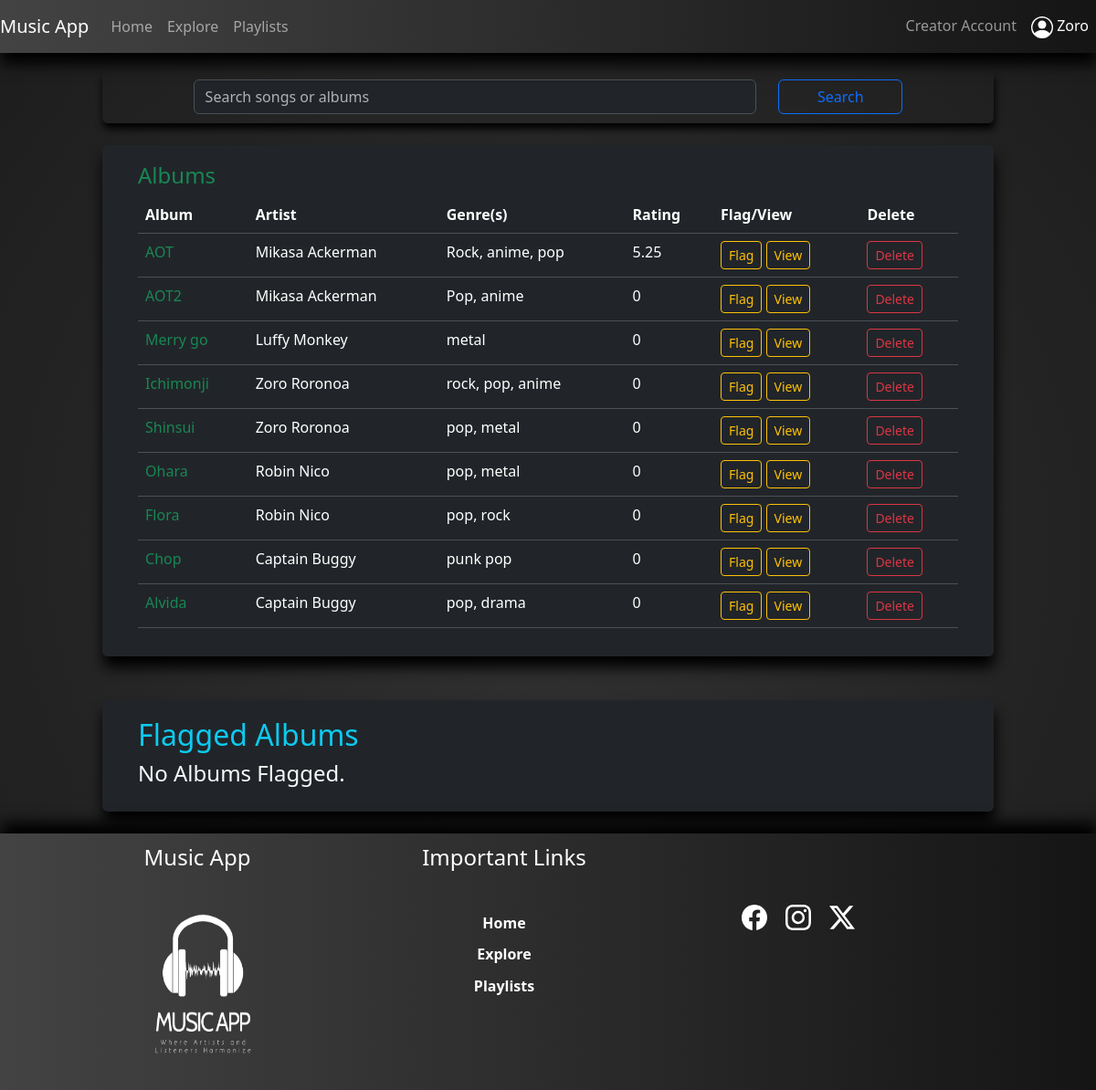
Page /allAlbums (signed in) on the committed database.
### app/models.py (models this page shows, shortened)
class Users(UserMixin, db.Model):
    id = db.Column(db.Integer(), autoincrement=True, primary_key=True)
    u_userType = db.Column(db.String(50), nullable=False)
    u_status = db.Column(db.String(50), nullable=False)
    u_flag = db.Column(db.Integer(), nullable=False)
    u_fName = db.Column(db.String(100), nullable=False)
    u_lName = db.Column(db.String(100))
    u_gender = db.Column(db.String(50), nullable=False)
    u_username = db.Column(db.String(100), nullable=False, unique=True)
    u_email = db.Column(db.String(200), nullable=False)
    u_password = db.Column(db.String(1000), nullable=False)
    albums = db.relationship('Albums', backref='users')
    songs = db.relationship('Songs', backref='users')
    playlists = db.relationship('Playlists', backref='users')

class Albums(UserMixin, db.Model):
    id = db.Column(db.Integer(), autoincrement=True, primary_key=True)
    a_name = db.Column(db.String(100), nullable=False)
    a_artist = db.Column(db.String(50), nullable=False)
    a_genres = db.Column(db.String(50), nullable=False)
    a_date = db.Column(db.String(50), nullable=False)
    a_rating = db.Column(db.Integer())
    a_totalRaters = db.Column(db.Integer())
    a_flag = db.Column(db.Integer(), nullable=False)
    user_id = db.Column(db.Integer(),db.ForeignKey('users.id'),nullable=False)
    songs = db.relationship('Songs', backref='albums')

### app/views.py (the view, shortened to what this page needs)
@app.route('/allAlbums', methods=['GET','POST'])
@login_required
def allAlbums():
    form = SearchForm()
    albums=Albums.query.filter(Albums.a_flag==Flagged[0]).order_by(Albums.a_rating.desc()).all()
    flaggedAlbums=Albums.query.filter(Albums.a_flag==Flagged[1]).all()
    if request.method == 'GET':
        searchedSongsList=[]
        return render_template('admin/allAlbums.html', aA="active text-success", form=form, sSL=searchedSongsList, aList=albums, aFList=flaggedAlbums)

### app/forms.py
class SearchForm(FlaskForm):
    searchString = StringField("Search String", validators=[DataRequired()])
    search = SubmitField("Search")

### app/views.py (called while the page is built)
@login_manager.user_loader
def load_user(user_id):
    return Users.query.get(user_id)

### app/templates/admin/allAlbums.html (shortened to what this page needs)
{% extends 'layouts/base.html' %}
{% block content %}
<div class="container-fluid">
    <div class="row">
        <div class="col-md-10 offset-md-1 col-lg-10 offset-lg-1 col-sm-8 offset-sm-2">
            <div class="mySearchCont rounded">
                <form action="" class="form" method="POST" data-bs-theme="dark">
                    <div class="row">
                        <div class="col-md-8 offset-md-1 col-lg-8 offset-lg-1 col-sm-8 offset-sm-1">
                            {{ form.searchString(class="form-control", placeholder="Search songs or albums") }}
                        </div>
                        <div class="col-md-2 col-lg-2 col-sm-2">
                            <div class="d-grid">
                                {{ form.search(class="btn btn-outline-primary") }}
                            </div>
                        </div>
                    </div>
                </form>
            </div>
        </div>
    </div>
    <div class="row">
        <div class="col-md-10 offset-md-1 col-lg-10 offset-lg-1 col-sm-10 offset-sm-1">
            <div class="myExploreCont rounded bg-dark mt-4 mb-4">
                <h4 class="text-captialized text-success">Albums</h4>
                <table class="table table-dark table-hover rounded table-responsive{-sm|-md|-lg}">
                    <thead>
                        <tr>
                            <th scope="col">Album</th>
                            <th scope="col">Artist</th>
                            <th scope="col">Genre(s)</th>
                            <th scope="col">Rating</th>
                            <th scope="col">Flag/View</th>
                            <th scope="col">Delete</th>
                        </tr>
                    </thead>
                    <tbody>
                        {% for a in aList %}
                        <tr>
                            <td class="text-success">{{a['a_name']}}</td>
                            <td>{{a['a_artist']}}</td>
                            <td>{{a['a_genres']}}</td>
                            <td>{{a['a_rating']}}</td>
                            <td>
                                <a href="{{url_for('flagAlbum', aid=a['id'])}}" style="text-decoration: none;">
                                    <button class="btn btn-outline-warning btn-sm">Flag</button>
                                </a>
                                <a href="{{url_for('albumDetails', aid=a['id'])}}">
                                    <button class="btn btn-outline-warning btn-sm">View</button>
                                </a>
                            </td>
                            <td>
                                <a href="{{url_for('deleteAlbum', aid=a['id'])}}">
                                    <button class="btn btn-outline-danger btn-sm">Delete</button>
                                </a>
                            </td>
                        </tr>
                        {% endfor %}
                    </tbody>
                </table>
            </div>
        </div>
    </div>
    <div class="row">
        <div class="col-md-10 offset-md-1 col-lg-10 offset-lg-1 col-sm-10 offset-sm-1">
            <div class="myExploreCont rounded bg-dark mt-4 mb-4">
                <h2 class="text-captialized text-info">Flagged Albums</h2>
                {% if aFList|length == 0 %}
                <h4 class="text-light">No Albums Flagged.</h4>
                {% endif %}
            </div>
        </div>
    </div>
</div>
{% endblock %}

### app/templates/includes/nav.html (shortened to what this page needs)
<nav class="navbar navbar-expand-lg navbar-expand-md myNavbar bg-light navbar-dark sticky-top">
    {% if current_user.is_authenticated %}
        {% if current_user.u_userType == 'Admin' %}
        <a class="navbar-brand" href="{{url_for('adminHome')}}">Music App</a>
        {% else %}
        <a href="{{url_for('userHome')}}" class="navbar-brand">Music App</a>
        {% endif %}
    {% endif %}
        <div class="collapse navbar-collapse" id="navbarNav">
            <ul class="navbar-nav">
                <li class="nav-item">
                    {% if current_user.is_authenticated %}
                        {% if current_user.u_userType == 'Admin' %}
                            <a class="nav-link {{aH}}" aria-current="page" href="{{url_for('adminHome')}}">Home</a>
                        {% else %}
                        <a class="nav-link {{uH}}" aria-current="page" href="{{url_for('userHome')}}">Home</a>
                        {% endif %}
                    {% endif %}
                </li>
                <li class="nav-item">
                    {% if current_user.is_authenticated %}
                        {% if current_user.u_userType == 'Admin' %}
                            <a class="nav-link {{aAN}}" href="{{url_for('analytics')}}">Analytics</a>
                        {% else %}
                            <a href="{{url_for('exploreMusic')}}" class="nav-link {{uE}}">Explore</a>
                        {% endif %}
                    {% endif %}
                </li>
                <li class="nav-item">
                    {% if current_user.is_authenticated %}
                        {% if current_user.u_userType == 'Admin' %}
                            <a class="nav-link {{aT}}" href="{{url_for('allTracks')}}">Tracks</a>
                        {% else %}
                            <a href="{{url_for('playlists')}}" class="nav-link {{uP}}">Playlists</a>
                        {% endif %}
                    {% endif %}
                </li>
            </ul>
            <ul class="navbar-nav ms-auto">
                <li class="nav-item">
                    {% if current_user.is_authenticated  and current_user.u_userType != 'Admin' %}
                    <a href="{{url_for('creatorHome')}}" class="nav-link {{cH}}">Creator Account</a>
                    {% endif %}
                </li>
                <li class="nav-item dropdown show">
                    {% if current_user.is_authenticated %}
                    <a href="#" class="nav-link active" id="dropdownMenu" data-toggle="dropdown" aria-haspopup="true" aria-expanded="false">
                        {{current_user.u_fName}}
                    </a>
                    {% endif %}
                </li>
            </ul>
        </div>
</nav>

### app/static/css/musicStreamingStyle.css (style rules this page uses)
body { min-height: 100vh; display: flex; flex-direction: column; background: radial-gradient(circle at 50.1% 50.1%, rgb(50, 50, 50) 0%, rgb(28, 28, 28) 99.4%); color: #fff; }
.myNavbar { background-color:#434343; background-image: linear-gradient(to right, #434343 0%, #151515 100%); box-shadow: 1px 12px 15px #000; }
.myNavbar>div>ul>li { color: #fff; }
.mySearchCont { margin-top: 2%; padding: 1% 2%; box-shadow: 1px 6px 8px #000; }
.myExploreCont { background-color: transparent; box-shadow: 1px 12px 15px #000; padding: 2% 4%; max-height: 70vh; overflow-y: scroll; }
.myExploreCont>table>tbody>tr>td>a { text-decoration: none; }

### rows in the picture
Users: u_fName "Zoro"
Albums: a_name "AOT", a_artist "Mikasa Ackerman", a_genres "Rock, anime, pop", a_rating "5.25"
Albums: a_name "AOT2", a_artist "Mikasa Ackerman", a_genres "Pop, anime", a_rating "0"
Albums: a_name "Merry go", a_artist "Luffy Monkey", a_genres "metal", a_rating "0"
Albums: a_name "Ichimonji", a_artist "Zoro Roronoa", a_genres "rock, pop, anime", a_rating "0"
Albums: a_name "Shinsui", a_artist "Zoro Roronoa", a_genres "pop, metal", a_rating "0"
Albums: a_name "Ohara", a_artist "Robin Nico", a_genres "pop, metal", a_rating "0"
Albums: a_name "Flora", a_artist "Robin Nico", a_genres "pop, rock", a_rating "0"
Albums: a_name "Chop", a_artist "Captain Buggy", a_genres "punk pop", a_rating "0"
Albums: a_name "Alvida", a_artist "Captain Buggy", a_genres "pop, drama", a_rating "0"
